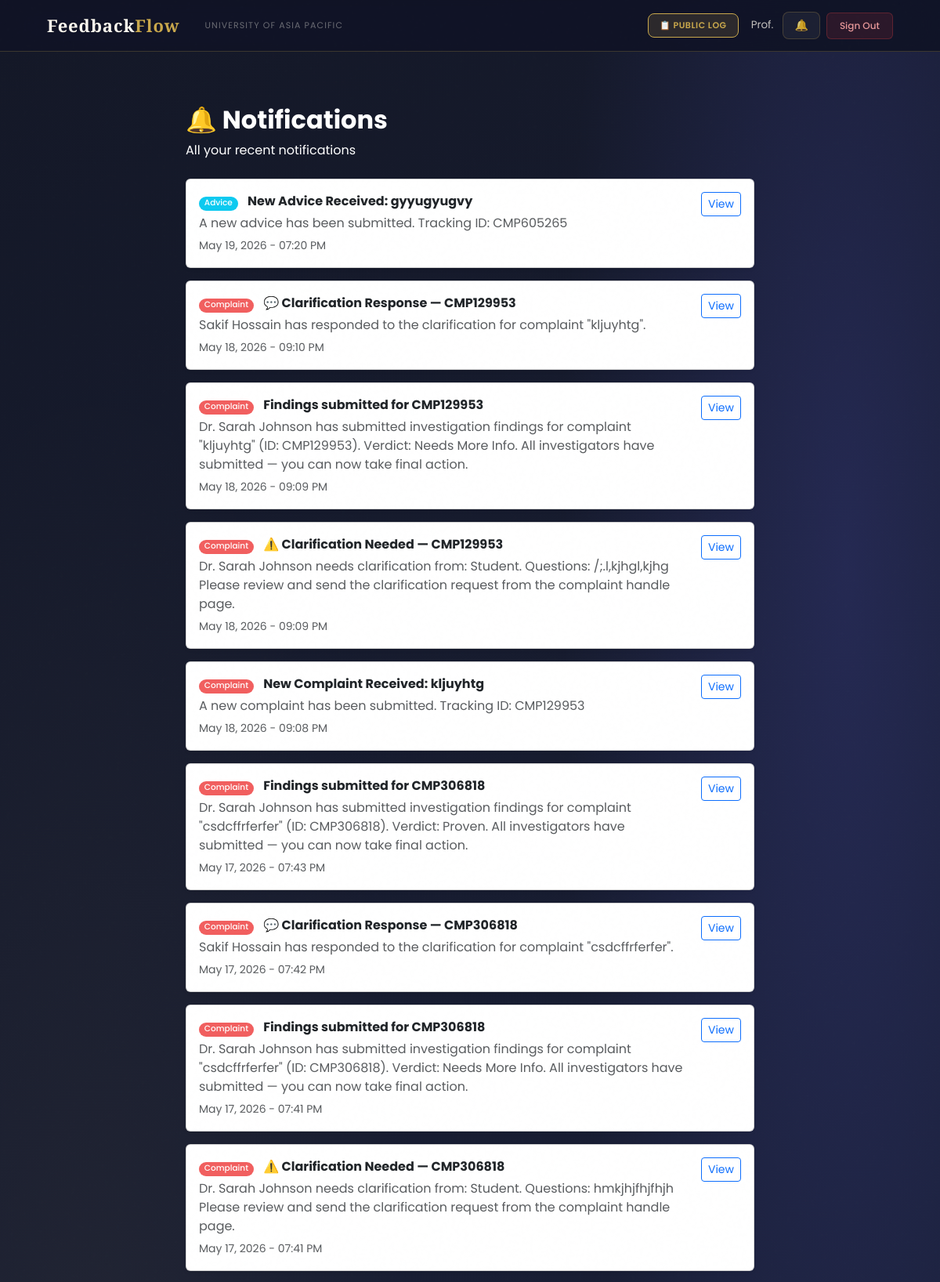
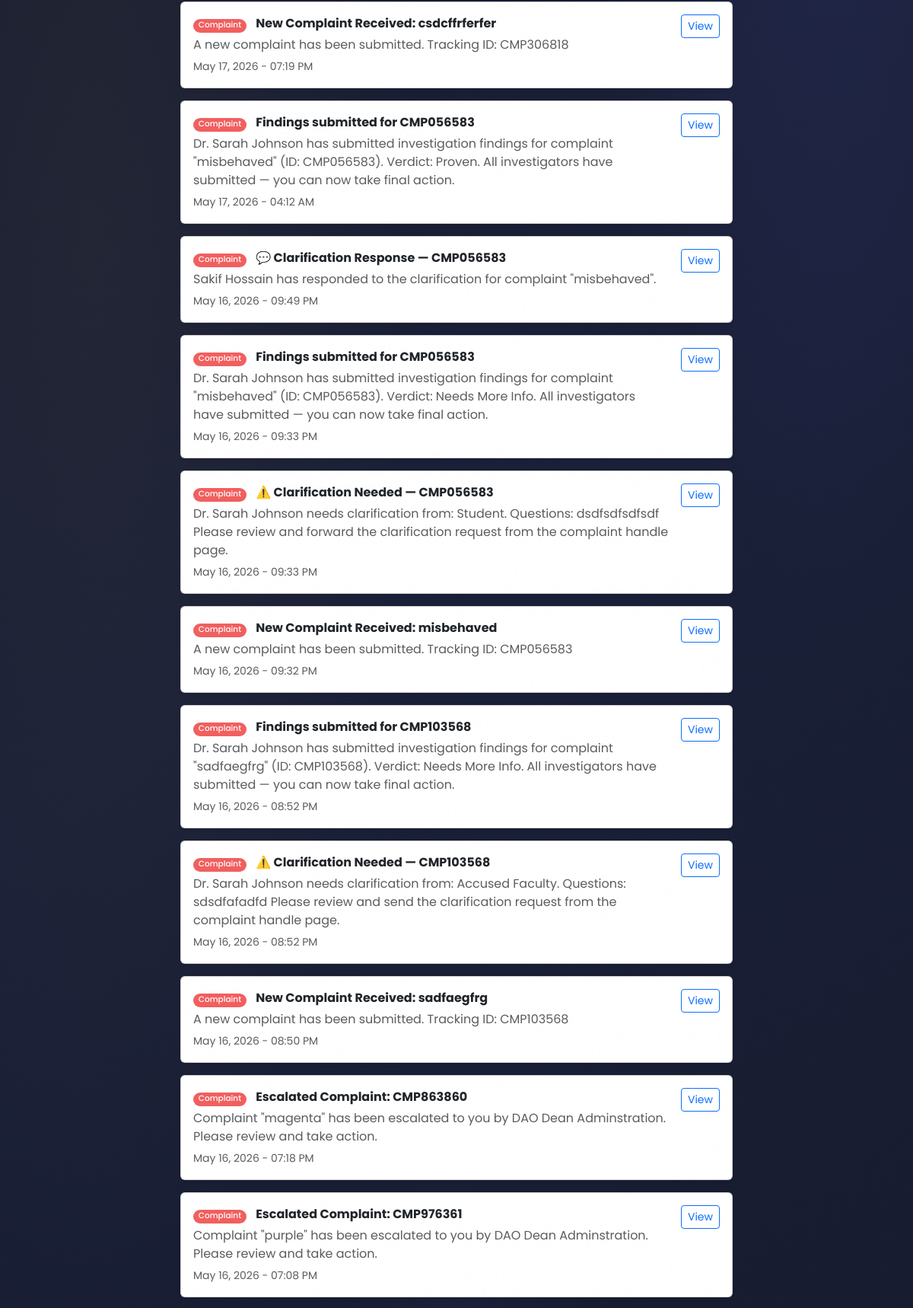
/notifications/ (signed in, upper part), run on the app's committed database (2 pictures, top to bottom).
### users/models.py (models this page shows, shortened)
class User(AbstractBaseUser, PermissionsMixin):
    ROLE_CHOICES = (
        ('Student',   'Student'),
        ('Faculty',   'Faculty'),
        ('HOD',       'Head of Department'),
        ('Staff',     'Staff'),
        ('DAO',       'Dean of Administration Office'),
        ('Admin',     'Administrator'),
        ('Committee', 'Committee Member'),
    )
    DEPARTMENT_CHOICES = (
        ('DBA',          'Department of Business Administration'),
        ('CSE',          'Department of Computer Science and Engineering'),
        ('CE',           'Department of Civil Engineering'),
        ('EEE',          'Department of Electrical and Electronic Engineering'),
        ('Pharmacy',     'Department of Pharmacy'),
        ('Law',          'Department of Law and Human Rights'),
        ('English',      'Department of English'),
        ('Architecture', 'Department of Architecture'),
    )
    COMMITTEE_TYPE_CHOICES = (
        ('Harassment Committee', 'Harassment Committee'),
        ('Proctorial Committee', 'Proctorial Committee'),
    )
    email          = models.EmailField(unique=True, max_length=255)
    full_name      = models.CharField(max_length=150)
    role           = models.CharField(max_length=20, choices=ROLE_CHOICES)
    department     = models.CharField(max_length=100, choices=DEPARTMENT_CHOICES, null=True, blank=True)
    student_id     = models.CharField(max_length=50, unique=True, null=True, blank=True)
    committee_type = models.CharField(max_length=50, choices=COMMITTEE_TYPE_CHOICES, null=True, blank=True)
    is_active      = models.BooleanField(default=True)
    is_staff       = models.BooleanField(default=False)
    created_at     = models.DateTimeField(auto_now_add=True)
    updated_at     = models.DateTimeField(auto_now=True)
    USERNAME_FIELD  = 'email'
    REQUIRED_FIELDS = ['full_name']
    objects = UserManager()
    class Meta:
        verbose_name        = 'User'
        verbose_name_plural = 'Users'
        ordering            = ['-created_at']
    def get_short_name(self):
        return self.full_name.split()[0] if self.full_name else self.email

class Notification(models.Model):
    NOTIFICATION_TYPES = [
        ('complaint',    'Complaint'),
        ('appointment',  'Appointment'),
        ('update',       'Complaint Update'),
        ('feedback',     'Feedback'),
        ('announcement', 'Announcement'),
    ]
    recipient         = models.ForeignKey('User', on_delete=models.CASCADE, related_name='notifications')
    title             = models.CharField(max_length=200)
    message           = models.TextField()
    notification_type = models.CharField(max_length=20, choices=NOTIFICATION_TYPES)
    link              = models.CharField(max_length=200, blank=True, null=True)
    is_read           = models.BooleanField(default=False)
    created_at        = models.DateTimeField(auto_now_add=True)
    class Meta:
        ordering = ['-created_at']

### users/views.py (the view)
# urls.py: path('notifications/',                            views.notifications_view,     name='notifications'),
@login_required
def notifications_view(request):
    notifications = Notification.objects.filter(
        recipient=request.user
    ).order_by('-created_at')
    notifications.filter(is_read=False).update(is_read=True)
    return render(request, 'users/notifications.html', {
        'notifications': notifications,
        'page_title':    'Notifications',
    })

### users/context_processors.py (called while the page is built)
def notifications_count(request):
    if request.user.is_authenticated:
        from users.models import Notification, Announcement
        count = Notification.objects.filter(
            recipient=request.user,
            is_read=False
        ).count()
        active_announcements = []
        for ann in Announcement.objects.filter(is_active=True).order_by('-created_at')[:10]:
            if ann.is_visible_to(request.user):
                active_announcements.append(ann)
            if len(active_announcements) >= 3:
                break
        return {
            'unread_notifications_count': count,
            'active_announcements': active_announcements,
        }
    return {'unread_notifications_count': 0, 'active_announcements': []}

### users/templates/users/notifications.html (shortened to what this page needs)
{% extends 'users/base.html' %}
{% block content %}
<div class="container py-5" style="max-width: 750px;">
    <div class="mb-4">
        <h2 class="fw-bold" style="color:#ffffff;">🔔 Notifications</h2>
        <p class="text-white">All your recent notifications</p>
    </div>
    {% if notifications %}
        {% for notif in notifications %}
        <div class="card mb-3 shadow-sm {% if not notif.is_read %}border-primary{% endif %}">
            <div class="card-body d-flex justify-content-between align-items-start">
                <div>
                    {% if notif.notification_type == 'complaint' %}
                        {% if 'Advice' in notif.title %}
                            <span class="badge bg-info me-2">Advice</span>
                        {% elif 'Opinion' in notif.title %}
                            <span class="badge bg-secondary me-2">Opinion</span>
                        {% elif 'Issue' in notif.title %}
                            <span class="badge bg-warning text-dark me-2">Issue</span>
                        {% else %}
                            <span class="badge bg-danger me-2">Complaint</span>
                        {% endif %}
                    {% elif notif.notification_type == 'appointment' %}
                        <span class="badge bg-primary me-2">Appointment</span>
                    {% else %}
                        <span class="badge bg-success me-2">Update</span>
                    {% endif %}
                    <strong>{{ notif.title }}</strong>
                    <p class="text-muted mb-1 mt-1">{{ notif.message }}</p>
                    <small class="text-muted">{{ notif.created_at|date:"M d, Y - h:i A" }}</small>
                </div>
                {% if notif.link %}
                <a href="{% url 'mark_notification_read' notif.id %}" class="btn btn-sm btn-outline-primary ms-3">
                    View
                </a>
                {% endif %}
            </div>
        </div>
        {% endfor %}
    {% else %}
        <div class="text-center py-5">
            <p style="font-size: 60px;">🔔</p>
            <h5 class="text-muted">No notifications yet</h5>
            <p class="text-muted">You will be notified when something happens.</p>
        </div>
    {% endif %}
</div>
{% endblock %}

### users/templates/users/base.html (shortened to what this page needs)
<!DOCTYPE html>
<html lang="en">
<head>
    <link href="https://cdn.jsdelivr.net/npm/bootstrap@5.3.0/dist/css/bootstrap.min.css" rel="stylesheet">
</head>
<body>
    <nav class="navbar navbar-expand-lg">
        <div class="container-fluid d-flex align-items-center gap-3">
            <a class="navbar-brand" href="/">Feedback<em>Flow</em></a>
            <span class="navbar-text d-none d-md-inline">University of Asia Pacific</span>
            {% if user.is_authenticated %}
            <div class="ms-auto d-flex align-items-center gap-2">
                <a href="{% url 'public_log' %}" class="btn-bell"
                    style="font-size:11px; font-weight:600; text-transform:uppercase; letter-spacing:0.05em; background:rgba(201,168,76,.15); color:var(--gold) !important; border-color:var(--gold) !important;">
                    📋 Public Log
                </a>
                <span class="nav-user-info d-none d-md-inline ms-2">{{ user.get_short_name }}</span>
                <a href="{% url 'notifications' %}" class="btn-bell ms-1">
                    🔔
                </a>
                <a href="{% url 'logout' %}" class="btn-logout">Sign Out</a>
            </div>
            {% endif %}
        </div>
    </nav>
    <main>
        {% block content %}{% endblock %}
    </main>
</body>
</html>

### data on the page
User: get_short_name "Prof."
Notification: notification_type "Advice", title "New Advice Received: gyyugyugvy", message "A new advice has been submitted. Tracking ID: CMP605265", created_at "May 19, 2026 - 07:20 PM", shows "View"
Notification: notification_type "Complaint", title "💬 Clarification Response — CMP129953", message "Sakif Hossain has responded to the clarification for complaint \"kljuyhtg\".", created_at "May 18, 2026 - 09:10 PM", shows "View"
Notification: notification_type "Complaint", title "Findings submitted for CMP129953", message "Dr. Sarah Johnson has submitted investigation findings for complaint \"kljuyhtg\" (ID: CMP129953). Verdict: Needs More Info. All investigators have submitted — you can now take final action.", created_at "May 18, 2026 - 09:09 PM", shows "View"
Notification: notification_type "Complaint", title "⚠️ Clarification Needed — CMP129953", message "Dr. Sarah Johnson needs clarification from: Student. Questions: /;.l,kjhgl,kjhg Please review and send the clarification request from the complaint handle page.", created_at "May 18, 2026 - 09:09 PM", shows "View"
Notification: notification_type "Complaint", title "New Complaint Received: kljuyhtg", message "A new complaint has been submitted. Tracking ID: CMP129953", created_at "May 18, 2026 - 09:08 PM", shows "View"
Notification: notification_type "Complaint", title "Findings submitted for CMP306818", message "Dr. Sarah Johnson has submitted investigation findings for complaint \"csdcffrferfer\" (ID: CMP306818). Verdict: Proven. All investigators have submitted — you can now take final action.", created_at "May 17, 2026 - 07:43 PM", shows "View"
Notification: notification_type "Complaint", title "💬 Clarification Response — CMP306818", message "Sakif Hossain has responded to the clarification for complaint \"csdcffrferfer\".", created_at "May 17, 2026 - 07:42 PM", shows "View"
Notification: notification_type "Complaint", title "Findings submitted for CMP306818", message "Dr. Sarah Johnson has submitted investigation findings for complaint \"csdcffrferfer\" (ID: CMP306818). Verdict: Needs More Info. All investigators have submitted — you can now take final action.", created_at "May 17, 2026 - 07:41 PM", shows "View"
Notification: notification_type "Complaint", title "⚠️ Clarification Needed — CMP306818", message "Dr. Sarah Johnson needs clarification from: Student. Questions: hmkjhjfhjfhjh Please review and send the clarification request from the complaint handle page.", created_at "May 17, 2026 - 07:41 PM", shows "View"
Notification: notification_type "Complaint", title "New Complaint Received: csdcffrferfer", message "A new complaint has been submitted. Tracking ID: CMP306818", created_at "May 17, 2026 - 07:19 PM", shows "View"
Notification: notification_type "Complaint", title "Findings submitted for CMP056583", message "Dr. Sarah Johnson has submitted investigation findings for complaint \"misbehaved\" (ID: CMP056583). Verdict: Proven. All investigators have submitted — you can now take final action.", created_at "May 17, 2026 - 04:12 AM", shows "View"
Notification: notification_type "Complaint", title "💬 Clarification Response — CMP056583", message "Sakif Hossain has responded to the clarification for complaint \"misbehaved\".", created_at "May 16, 2026 - 09:49 PM", shows "View"
Notification: notification_type "Complaint", title "Findings submitted for CMP056583", message "Dr. Sarah Johnson has submitted investigation findings for complaint \"misbehaved\" (ID: CMP056583). Verdict: Needs More Info. All investigators have submitted — you can now take final action.", created_at "May 16, 2026 - 09:33 PM", shows "View"
Notification: notification_type "Complaint", title "⚠️ Clarification Needed — CMP056583", message "Dr. Sarah Johnson needs clarification from: Student. Questions: dsdfsdfsdfsdf Please review and forward the clarification request from the complaint handle page.", created_at "May 16, 2026 - 09:33 PM", shows "View"
Notification: notification_type "Complaint", title "New Complaint Received: misbehaved", message "A new complaint has been submitted. Tracking ID: CMP056583", created_at "May 16, 2026 - 09:32 PM", shows "View"
Notification: notification_type "Complaint", title "Findings submitted for CMP103568", message "Dr. Sarah Johnson has submitted investigation findings for complaint \"sadfaegfrg\" (ID: CMP103568). Verdict: Needs More Info. All investigators have submitted — you can now take final action.", created_at "May 16, 2026 - 08:52 PM", shows "View"
Notification: notification_type "Complaint", title "⚠️ Clarification Needed — CMP103568", message "Dr. Sarah Johnson needs clarification from: Accused Faculty. Questions: sdsdfafadfd Please review and send the clarification request from the complaint handle page.", created_at "May 16, 2026 - 08:52 PM", shows "View"
Notification: notification_type "Complaint", title "New Complaint Received: sadfaegfrg", message "A new complaint has been submitted. Tracking ID: CMP103568", created_at "May 16, 2026 - 08:50 PM", shows "View"
Notification: notification_type "Complaint", title "Escalated Complaint: CMP863860", message "Complaint \"magenta\" has been escalated to you by DAO Dean Adminstration. Please review and take action.", created_at "May 16, 2026 - 07:18 PM", shows "View"
Notification: notification_type "Complaint", title "Escalated Complaint: CMP976361", message "Complaint \"purple\" has been escalated to you by DAO Dean Adminstration. Please review and take action.", created_at "May 16, 2026 - 07:08 PM", shows "View"
